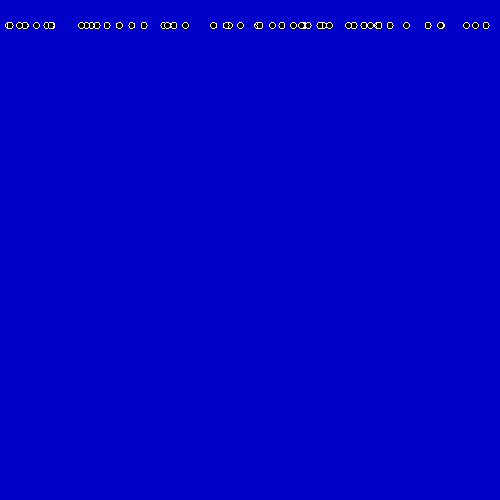
Frame 1 (no input)
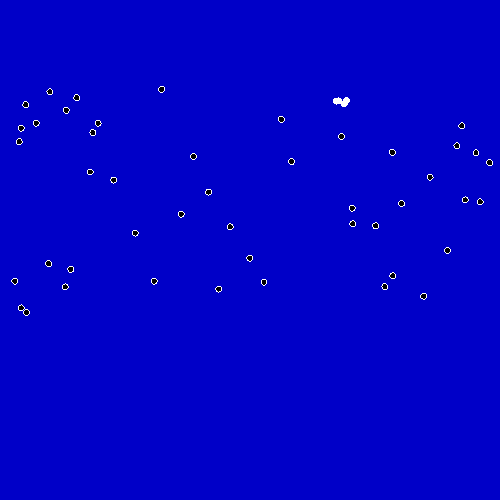
Frame 60 (the mouse pressed at the canvas centre just before this capture)
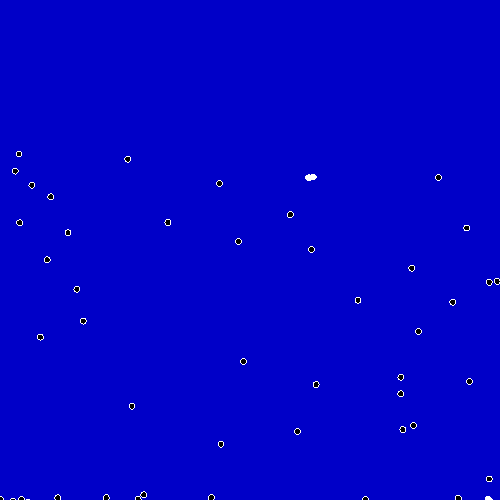
Frame 120 (the mouse held since frame 60 and released just before this capture)

The Processing sketch that drew these frames (run headless with seeded random() and noise(); from frame 60 on, the mouse is pressed at the canvas centre):

// Processing sketch: particles4
// ── particles4.pde
/// RUNNING BUGS
/// 
//*//////////////////

final int   FR   = 10; //!< How many frames per second
final int   Num  = 50; //!< How many bugs

final float minv = 10.0; //!< The slightest movement of the insect
final float maxv = 50.0; //!< What the greatest movement of the insect

float y0=0.0; //!< Starting height = height/D;

float[] y=new float[Num]; //!< Vertical position
float[] x=new float[Num]; //!< Horizontal position

float[] vy=new float[Num]; //!< Vertical speed in pixels per second!
float[] vx=new float[Num]; //!< Horizontal speed in pixels per second!

boolean[] in_collision=new boolean[Num]; //!< Is it involved in some kind of collision?
float DIAM=6; //!< Diameter of the "insect" as a circle.

//Working collision detection (It can still be done better)
void checkCollisions() //changes in_collision
{
  for(int i=0;i<Num;i++) // We clear the array before updating.
     in_collision[i]=false;
     
  for(int i=0;i<Num;i++)
  {
    for(int j=0;j<Num;j++)
    if(i!=j) // is always in collision with itself!
    {
      float distance=dist(x[i],y[i],x[j],y[j]);
      if(distance<DIAM) // A collision occurred when the distance is less than two radii.
        in_collision[i]=true; //where need we clear this?  
    }
  }
}

void draw() // changes global y,x,vx,vy
{
  // Visualisation
  background(0,0,200); // rgB

  for(int i=0;i<Num;i++) // Visualisation
  {
    if(in_collision[i]) fill(255);
    else fill(0);
    ellipse(x[i],y[i],DIAM,DIAM);
  }

  for(int i=0;i<Num;i++) // Change of positions
  {
    y[i]+=vy[i]/FR; // Vertical speed is in pixels per second!
    x[i]+=vx[i]/FR; // Horisontal speed is in pixels per second!
    
    // Checking the new positions    
    if(y[i]<height-3) // Still on the way
    {
      if(x[i] < 0 || width < x[i])
        vx[i]=-vx[i]; // Changes in the direction of the horisontal component of the velocity vector to the opposite
    }
    else // Target line achieved
    {
      vy[i]=0;
      vx[i]=0;
    }
  }
  
  checkCollisions();
}

void setup() // changes global y0,y,x,vx,vy
{
  size(500,500);
  y0=height/20;
  
  noSmooth();
  frameRate(FR);
  stroke(255);
  fill(0);
    
  for(int i=0;i<Num;i++) // Initialize positions and speeds
  {
    y[i]=y0;  // Initial vertical positions         
    x[i]=random(width); // Horizontal positions
    vy[i]=random(minv,maxv); // Vertical speeds
    vx[i]=random(-maxv/2,maxv/2); // Horisontal speeds could be negative.
  }
}

/// @date 2025-11-03 ( → https://github.com/borkowsk/bookProcessingEN)
